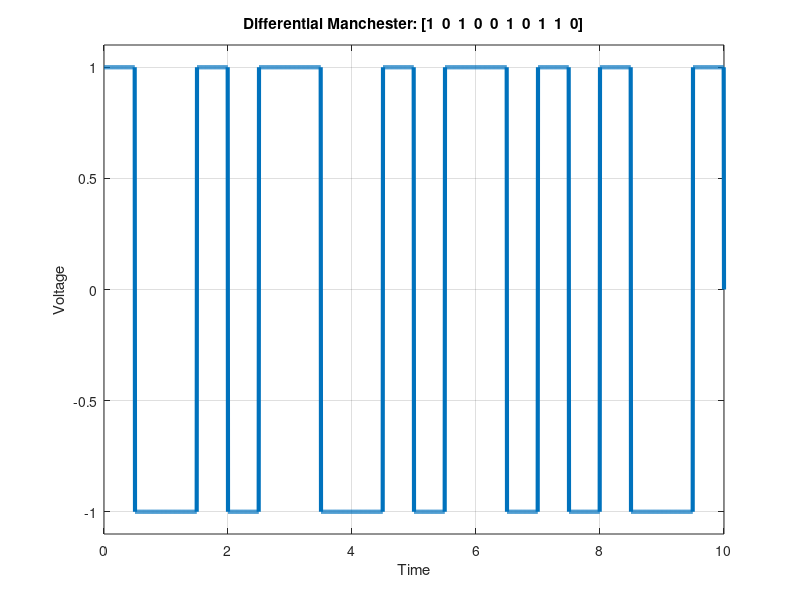

Reproduce this figure in MATLAB.
%% --- Differential Manchester ---
function Di_Manchester()
    bits = [1 0 1 0 0 1 0 1 1 0]; % Dữ liệu mẫu
    bitrate = 1; 
    
    [t, s] = dman_inverse_func(bits, bitrate);
    
    figure;
    plot(t, s, 'LineWidth', 3);
    axis([0 t(end) -1.1 1.1]);
    grid on; 
    title(['Differential Manchester: [' num2str(bits) ']']); % [cite: 330]
    xlabel('Time');
    ylabel('Voltage');
end

function [t, x] = dman_inverse_func(bits, bitrate)
    T = length(bits)/bitrate; 
    n = 200;
    N = n*length(bits); 
    dt = T/N; 
    t = 0:dt:T; 
    x = zeros(1, length(t)); 
    
    last = [0 0]; 
    
    for i = 0:length(bits)-1 
        if i == 0 
            if bits(i+1) == 0 
                % Bit 0 vẽ mức thấp lên cao 
                x(i*n+1:(i+0.5)*n) = -1;
                x((i+0.5)*n+1:(i+1)*n) = 1;
                last(1) = -1;
                last(2) = 1;
            else 
                % Bit 1 vẽ mức cao xuống thấp 
                x(i*n+1:(i+0.5)*n) = 1;
                x((i+0.5)*n+1:(i+1)*n) = -1;
                last(1) = 1;
                last(2) = -1;
            end
        else
            % ĐẢO LOGIC CHO CÁC BIT SAU
            if bits(i+1) == 0
                % Bit 0 thực hiện đảo hướng (Transition)
                last(1) = last(1) * -1;
                last(2) = last(2) * -1;
                x(i*n+1:(i+0.5)*n) = last(1);
                x((i+0.5)*n+1:(i+1)*n) = last(2);
            else
                % Bit 1 giữ nguyên hướng (No Transition)
                x(i*n+1:(i+0.5)*n) = last(1);
                x((i+0.5)*n+1:(i+1)*n) = last(2);
            end
        end
    end
end
